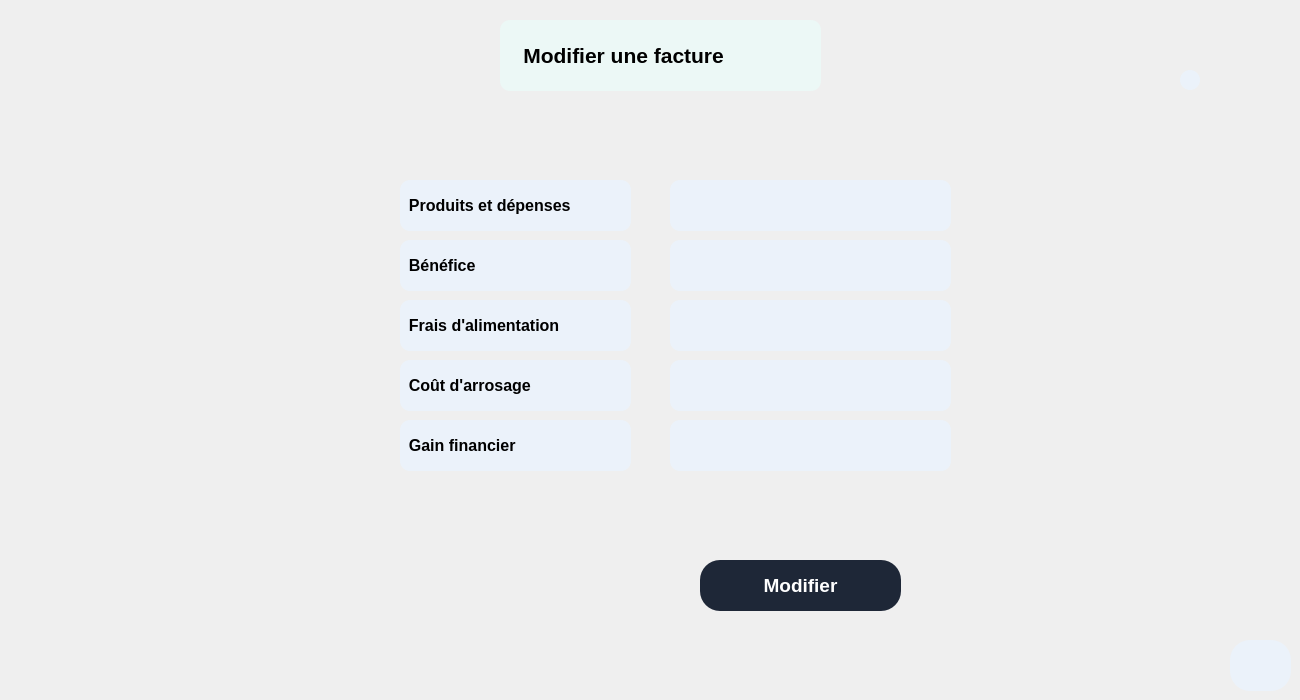
       <widget class="QWidget" name="modifierIrrigationPage">
        <widget class="QLabel" name="label_19">
         <property name="geometry">
          <rect>
           <x>500</x>
           <y>20</y>
           <width>321</width>
           <height>71</height>
          </rect>
         </property>
         <property name="font">
          <font>
           <pointsize>16</pointsize>
           <weight>75</weight>
           <bold>true</bold>
          </font>
         </property>
         <property name="styleSheet">
          <string notr="true">QLabel{
background: #ecf8f6;
color: black;
border-radius: 10px;
}</string>
         </property>
         <property name="text">
          <string>    Modifier une facture</string>
         </property>
        </widget>
        <widget class="QPushButton" name="backMenuIrr">
         <property name="geometry">
          <rect>
           <x>1230</x>
           <y>640</y>
           <width>61</width>
           <height>51</height>
          </rect>
         </property>
         <property name="font">
          <font>
           <pointsize>14</pointsize>
           <weight>75</weight>
           <bold>true</bold>
          </font>
         </property>
         <property name="styleSheet">
          <string notr="true">QPushButton{
background: #EBF2FA;
color: black;
border-radius: 20px;
}  
QPushButton:hover
{
color: white;
background: #0FAC71;
} </string>
         </property>
         <property name="text">
          <string/>
         </property>
         <property name="icon">
          <iconset resource="icon.qrc">
           <normaloff>:/icons/icon/log-out.svg</normaloff>:/icons/icon/log-out.svg</iconset>
         </property>
         <property name="iconSize">
          <size>
           <width>30</width>
           <height>30</height>
          </size>
         </property>
        </widget>
        <widget class="QLineEdit" name="idfacLE">
         <property name="geometry">
          <rect>
           <x>1180</x>
           <y>70</y>
           <width>20</width>
           <height>20</height>
          </rect>
         </property>
         <property name="font">
          <font>
           <pointsize>10</pointsize>
          </font>
         </property>
         <property name="styleSheet">
          <string notr="true">QLineEdit{
background: #EBF2FA;
color: black;
border-radius: 10px;
}</string>
         </property>
        </widget>
        <widget class="QLabel" name="label_14">
         <property name="geometry">
          <rect>
           <x>400</x>
           <y>360</y>
           <width>231</width>
           <height>51</height>
          </rect>
         </property>
         <property name="font">
          <font>
           <pointsize>12</pointsize>
           <weight>75</weight>
           <bold>true</bold>
          </font>
         </property>
         <property name="styleSheet">
          <string notr="true">QLabel{
background: #EBF2FA;
color: black;
border-radius: 10px;
}</string>
         </property>
         <property name="text">
          <string>  Coût d'arrosage</string>
         </property>
        </widget>
        <widget class="QLabel" name="label_15">
         <property name="geometry">
          <rect>
           <x>400</x>
           <y>300</y>
           <width>231</width>
           <height>51</height>
          </rect>
         </property>
         <property name="font">
          <font>
           <pointsize>12</pointsize>
           <weight>75</weight>
           <bold>true</bold>
          </font>
         </property>
         <property name="styleSheet">
          <string notr="true">QLabel{
background: #EBF2FA;
color: black;
border-radius: 10px;
}</string>
         </property>
         <property name="text">
          <string>  Frais d'alimentation</string>
         </property>
        </widget>
        <widget class="QPushButton" name="addFacBtn_2">
         <property name="geometry">
          <rect>
           <x>700</x>
           <y>560</y>
           <width>201</width>
           <height>51</height>
          </rect>
         </property>
         <property name="font">
          <font>
           <pointsize>14</pointsize>
           <weight>75</weight>
           <bold>true</bold>
          </font>
         </property>
         <property name="styleSheet">
          <string notr="true">QPushButton{
background: #1E2737;
color: white;
border-radius: 20px;
}  
QPushButton:hover
{
color: white;
background: #0FAC71;
}  </string>
         </property>
         <property name="text">
          <string>Modifier</string>
         </property>
        </widget>
        <widget class="QLineEdit" name="lineEdit_6">
         <property name="geometry">
          <rect>
           <x>670</x>
           <y>240</y>
           <width>281</width>
           <height>51</height>
          </rect>
         </property>
         <property name="font">
          <font>
           <pointsize>10</pointsize>
          </font>
         </property>
         <property name="styleSheet">
          <string notr="true">QLineEdit{
background: #EBF2FA;
color: black;
border-radius: 10px;
}</string>
         </property>
        </widget>
        <widget class="QLineEdit" name="lineEdit_7">
         <property name="geometry">
          <rect>
           <x>670</x>
           <y>420</y>
           <width>281</width>
           <height>51</height>
          </rect>
         </property>
         <property name="font">
          <font>
           <pointsize>10</pointsize>
          </font>
         </property>
         <property name="styleSheet">
          <string notr="true">QLineEdit{
background: #EBF2FA;
color: black;
border-radius: 10px;
}</string>
         </property>
        </widget>
        <widget class="QLineEdit" name="lineEdit_8">
         <property name="geometry">
          <rect>
           <x>670</x>
           <y>300</y>
           <width>281</width>
           <height>51</height>
          </rect>
         </property>
         <property name="font">
          <font>
           <pointsize>10</pointsize>
          </font>
         </property>
         <property name="styleSheet">
          <string notr="true">QLineEdit{
background: #EBF2FA;
color: black;
border-radius: 10px;
}</string>
         </property>
        </widget>
        <widget class="QLineEdit" name="lineEdit_9">
         <property name="geometry">
          <rect>
           <x>670</x>
           <y>360</y>
           <width>281</width>
           <height>51</height>
          </rect>
         </property>
         <property name="font">
          <font>
           <pointsize>10</pointsize>
          </font>
         </property>
         <property name="styleSheet">
          <string notr="true">QLineEdit{
background: #EBF2FA;
color: black;
border-radius: 10px;
}</string>
         </property>
        </widget>
        <widget class="QLineEdit" name="lineEdit_10">
         <property name="geometry">
          <rect>
           <x>670</x>
           <y>180</y>
           <width>281</width>
           <height>51</height>
          </rect>
         </property>
         <property name="font">
          <font>
           <pointsize>10</pointsize>
          </font>
         </property>
         <property name="styleSheet">
          <string notr="true">QLineEdit{
background: #EBF2FA;
color: black;
border-radius: 10px;
}</string>
         </property>
        </widget>
        <widget class="QLabel" name="label_16">
         <property name="geometry">
          <rect>
           <x>400</x>
           <y>240</y>
           <width>231</width>
           <height>51</height>
          </rect>
         </property>
         <property name="font">
          <font>
           <pointsize>12</pointsize>
           <weight>75</weight>
           <bold>true</bold>
          </font>
         </property>
         <property name="styleSheet">
          <string notr="true">QLabel{
background: #EBF2FA;
color: black;
border-radius: 10px;
}</string>
         </property>
         <property name="text">
          <string>  Bénéfice</string>
         </property>
        </widget>
        <widget class="QLabel" name="label_17">
         <property name="geometry">
          <rect>
           <x>400</x>
           <y>420</y>
           <width>231</width>
           <height>51</height>
          </rect>
         </property>
         <property name="font">
          <font>
           <pointsize>12</pointsize>
           <weight>75</weight>
           <bold>true</bold>
          </font>
         </property>
         <property name="styleSheet">
          <string notr="true">QLabel{
background: #EBF2FA;
color: black;
border-radius: 10px;
}</string>
         </property>
         <property name="text">
          <string>  Gain financier</string>
         </property>
        </widget>
        <widget class="QLabel" name="label_18">
         <property name="geometry">
          <rect>
           <x>400</x>
           <y>180</y>
           <width>231</width>
           <height>51</height>
          </rect>
         </property>
         <property name="font">
          <font>
           <pointsize>12</pointsize>
           <weight>75</weight>
           <bold>true</bold>
          </font>
         </property>
         <property name="styleSheet">
          <string notr="true">QLabel{
background: #EBF2FA;
color: black;
border-radius: 10px;
}</string>
         </property>
         <property name="text">
          <string>  Produits et dépenses</string>
         </property>
        </widget>
       </widget>
